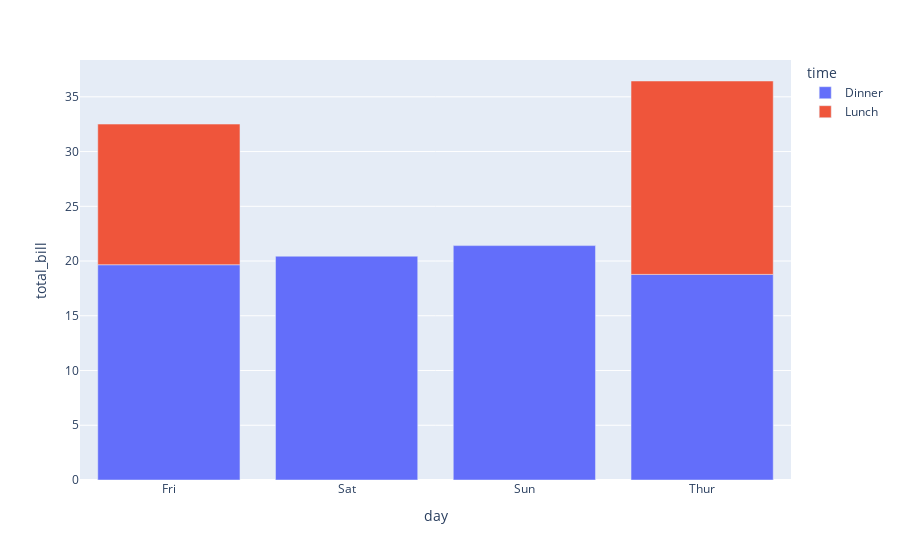

This figure's notebook cell:
### Markdown cell above
### Bar plot

> You may use the `color` to distinguish the time

### Code cell
px.bar(data_frame=dfres, x='day', y='total_bill', color='time')

### Figure 1 — Plotly figure (JSON) as saved in the notebook; plotly's stock layout.template omitted (floating-point values rounded to 4 significant figures)
{"data": [{"alignmentgroup": "True", "hovertemplate": "time=Dinner<br>day=%{x}<br>total_bill=%{y}<extra></extra>", "legendgroup": "Dinner", "marker": {"color": "#636efa", "pattern": {"shape": ""}}, "name": "Dinner", "offsetgroup": "Dinner", "orientation": "v", "showlegend": true, "textposition": "auto", "type": "bar", "x": ["Fri", "Sat", "Sun", "Thur"], "xaxis": "x", "y": [19.66, 20.44, 21.41, 18.78], "yaxis": "y"}, {"alignmentgroup": "True", "hovertemplate": "time=Lunch<br>day=%{x}<br>total_bill=%{y}<extra></extra>", "legendgroup": "Lunch", "marker": {"color": "#EF553B", "pattern": {"shape": ""}}, "name": "Lunch", "offsetgroup": "Lunch", "orientation": "v", "showlegend": true, "textposition": "auto", "type": "bar", "x": ["Fri", "Thur"], "xaxis": "x", "y": [12.85, 17.66], "yaxis": "y"}], "layout": {"autosize": true, "barmode": "relative", "legend": {"title": {"text": "time"}, "tracegroupgap": 0}, "margin": {"t": 60}, "xaxis": {"anchor": "y", "autorange": true, "domain": [0, 1], "range": [-0.5, 3.5], "title": {"text": "day"}, "type": "category"}, "yaxis": {"anchor": "x", "autorange": true, "domain": [0, 1], "range": [0, 38.36], "title": {"text": "total_bill"}, "type": "linear"}}}
